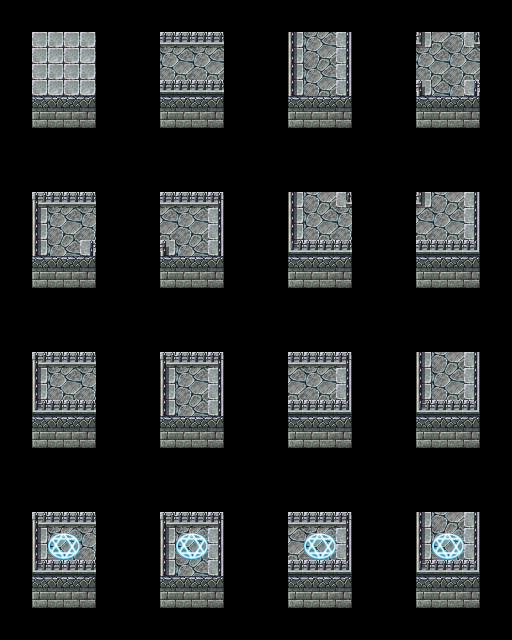

The image is a tile-based game level rendered from a .tmx file. Its description and source (layers, tilesets, objects; grid data summarised) follow:
An orthogonal 32x40 tile map with 16x16 px tiles, 5 tile layers (map, background, background2, foreground, ...), 10 tilesets.

<map version="1.0" tiledversion="1.0.3" orientation="orthogonal" renderorder="right-down" width="32" height="40" tilewidth="16" tileheight="16" nextobjectid="1">
 <tileset firstgid="1" name="A1" tilewidth="16" tileheight="16" tilecount="768" columns="32">
  <image source="TileA1.png" width="512" height="384" />
 </tileset>
 <tileset firstgid="769" name="A2" tilewidth="16" tileheight="16" tilecount="768" columns="32">
  <image source="TileA2.png" width="512" height="384" />
 </tileset>
 <tileset firstgid="1537" name="A3" tilewidth="16" tileheight="16" tilecount="512" columns="32">
  <image source="TileA3.png" width="512" height="256" />
 </tileset>
 <tileset firstgid="2049" name="A4" tilewidth="16" tileheight="16" tilecount="960" columns="32">
  <image source="TileA4.png" width="512" height="480" />
 </tileset>
 <tileset firstgid="3009" name="A5" tilewidth="16" tileheight="16" tilecount="512" columns="16">
  <image source="TileA5.png" width="256" height="512" />
 </tileset>
 <tileset firstgid="3521" name="B" tilewidth="16" tileheight="16" tilecount="1024" columns="32">
  <image source="TileB.png" width="512" height="512" />
 </tileset>
 <tileset firstgid="4545" name="C" tilewidth="16" tileheight="16" tilecount="1024" columns="32">
  <image source="TileC.png" width="512" height="512" />
 </tileset>
 <tileset firstgid="5569" name="D" tilewidth="16" tileheight="16" tilecount="1024" columns="32">
  <image source="TileD.png" width="512" height="512" />
 </tileset>
 <tileset firstgid="6593" name="E" tilewidth="16" tileheight="16" tilecount="1024" columns="32">
  <image source="TileE.png" width="512" height="512" />
 </tileset>
 <tileset firstgid="7617" name="F" tilewidth="16" tileheight="16" tilecount="480" columns="30">
  <image source="chip01e_exterior.png" width="480" height="256" />
 </tileset>
 <layer name="map" width="32" height="40">
  <data>[1280 cells, 384 non-empty, 32 distinct tile ids]</data>
 </layer>
 <layer name="background" width="32" height="40">
  <data>[1280 cells, 16 non-empty, 4 distinct tile ids]</data>
 </layer>
 <layer name="background2" width="32" height="40">
  <data>[1280 cells, 0 non-empty, 0 distinct tile ids]</data>
 </layer>
 <layer name="foreground" width="32" height="40">
  <data>[1280 cells, 0 non-empty, 0 distinct tile ids]</data>
 </layer>
 <layer name="foreground2" width="32" height="40">
  <data>[1280 cells, 0 non-empty, 0 distinct tile ids]</data>
 </layer>
 <objectgroup name="collision" />
 <objectgroup name="event" />
</map>
